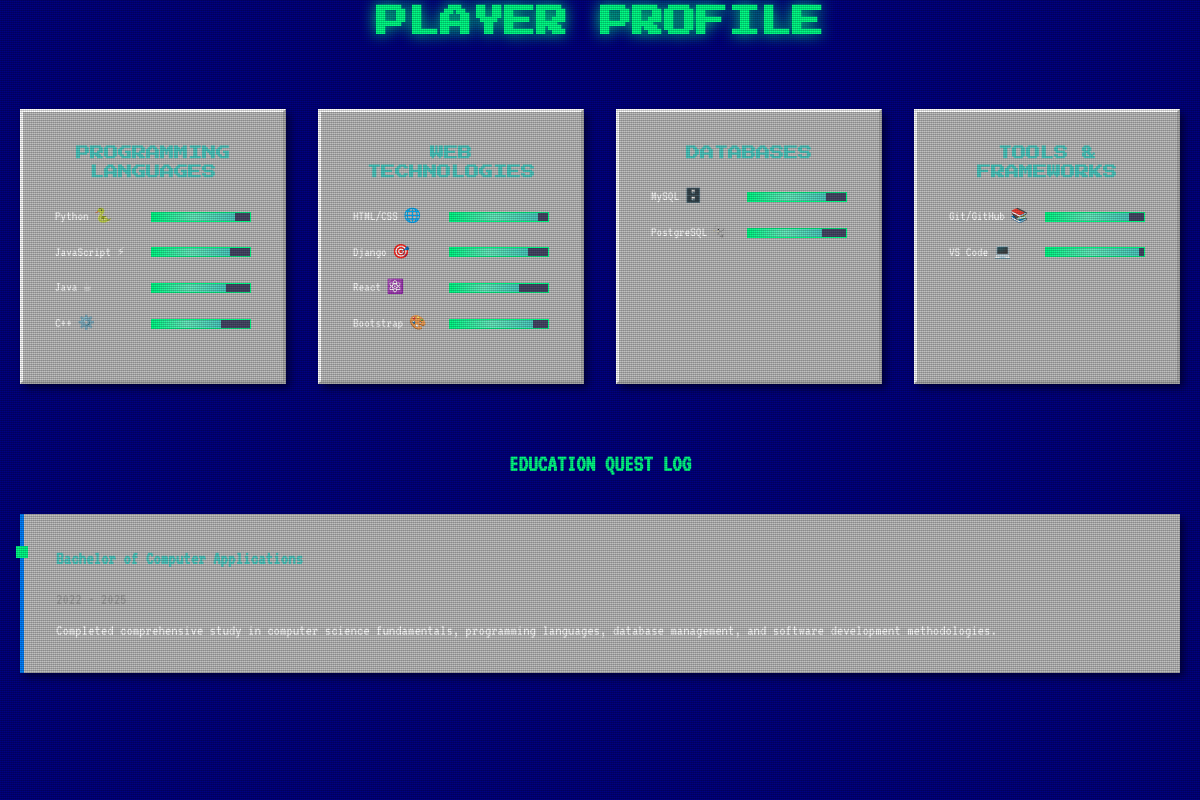
The page /about/ on the database its author committed.
### showcase/models.py (models this page shows, shortened)
class Skill(models.Model):
    SKILL_CATEGORIES = [
        ('programming', 'Programming Languages'),
        ('web', 'Web Technologies'),
        ('database', 'Database'),
        ('tools', 'Tools & Frameworks'),
    ]
    name = models.CharField(max_length=100)
    category = models.CharField(max_length=20, choices=SKILL_CATEGORIES)
    proficiency = models.IntegerField(help_text="1-100 for progress bar")
    icon = models.CharField(max_length=100, help_text="CSS class or emoji")

class Education(models.Model):
    degree = models.CharField(max_length=200)
    institution = models.CharField(max_length=200)
    start_year = models.IntegerField()
    end_year = models.IntegerField()
    percentage = models.FloatField(help_text="For XP bar display")
    description = models.TextField(blank=True)
    class Meta:
        ordering = ['-end_year']

### pages/views.py (the view)
# urls.py: path('about/', views.about, name='about'),
def about(request):
    skills = Skill.objects.all()
    education = Education.objects.all()
    profile = Profile.objects.first()
    social_links = SocialLink.objects.filter(visible=True).order_by("order", "name")
    context = {
        'skills': skills,
        'education': education,
        'profile': profile,
        'social_links': social_links,
    }
    return render(request, 'pages/about.html', context)

### pages/templates/pages/about.html (shortened to what this page needs)
<!DOCTYPE html>
<html lang="en">
<head>
<section class="profile-section">
    <div class="container">
        <div class="profile-header">
            <h1 class="profile-title typewriter" data-text="PLAYER PROFILE">PLAYER PROFILE</h1>
        </div>
        <div class="skills-grid">
            <div class="skill-category pixel-card">
                <h3>PROGRAMMING LANGUAGES</h3>
                {% for skill in skills %}
                    {% if skill.category == "programming" %}
                    <div class="skill-item">
                        <span>{{ skill.name }} {{ skill.icon }}</span>
                        <div class="skill-bar">
                            <div class="skill-fill" style="width: {{ skill.proficiency }}%"></div>
                        </div>
                    </div>
                    {% endif %}
                {% endfor %}
            </div>
            <div class="skill-category pixel-card">
                <h3>WEB TECHNOLOGIES</h3>
                {% for skill in skills %}
                    {% if skill.category == "web" %}
                    <div class="skill-item">
                        <span>{{ skill.name }} {{ skill.icon }}</span>
                        <div class="skill-bar">
                            <div class="skill-fill" style="width: {{ skill.proficiency }}%"></div>
                        </div>
                    </div>
                    {% endif %}
                {% endfor %}
            </div>
            <div class="skill-category pixel-card">
                <h3>DATABASES</h3>
                {% for skill in skills %}
                    {% if skill.category == "database" %}
                    <div class="skill-item">
                        <span>{{ skill.name }} {{ skill.icon }}</span>
                        <div class="skill-bar">
                            <div class="skill-fill" style="width: {{ skill.proficiency }}%"></div>
                        </div>
                    </div>
                    {% endif %}
                {% endfor %}
            </div>
            <div class="skill-category pixel-card">
                <h3>TOOLS & FRAMEWORKS</h3>
                {% for skill in skills %}
                    {% if skill.category == "tools" %}
                    <div class="skill-item">
                        <span>{{ skill.name }} {{ skill.icon }}</span>
                        <div class="skill-bar">
                            <div class="skill-fill" style="width: {{ skill.proficiency }}%"></div>
                        </div>
                    </div>
                    {% endif %}
                {% endfor %}
            </div>
        </div>
        <div class="education-timeline">
            <h2 class="pixel-font" style="text-align: center; margin-bottom: 2rem; color: var(--pixel-primary);">EDUCATION QUEST LOG</h2>
            {% for edu in education %}
            <div class="timeline-item pixel-card">
                <h3 class="pixel-font" style="color: var(--pixel-accent); margin-bottom: 1rem;">{{ edu.degree }}</h3>
                <p style="color: var(--pixel-text-dim); margin-bottom: 0.5rem;">{{ edu.start_year }} - {{ edu.end_year }}</p>
                <p>{{ edu.description }}</p>
            </div>
            {% endfor %}
        </div>
    </div>
</section>
</body>
</html>

### pages/templates/pages/about.html (style rules this page uses)
:root { --retro-bg: #0a0a0a; --retro-desktop: #000080; --retro-taskbar: #c0c0c0; --retro-window: #c0c0c0; --retro-border: #808080; --retro-text: #000000; --retro-highlight: #ffffff; --retro-shadow: #404040; --retro-accent: #00ff00; --retro-error: #ff0000; --retro-warning: #ffff00; --retro-info: #0080ff; --pixel-primary: #00ff88; --pixel-secondary: #ff6b6b; --pixel-accent: #4ecdc4; --pixel-warning: #ffd73d; --pixel-success: #51cf66; --pixel-info: #339af0; --pixel-border: #4a4a6a; --pixel-text-dim: #a0a0a0; --pixel-dark: #1a1a2e; --transition-fast: 0.1s ease; --transition-normal: 0.2s ease; --transition-slow: 0.4s ease; }
* { margin: 0; padding: 0; box-sizing: border-box; }
.container { max-width: 1200px; margin: 0 auto; padding: 0 20px; }
.profile-header { text-align: center; margin-bottom: 4rem; }
.profile-title { font-family: 'Press Start 2P', monospace; font-size: 2rem; color: var(--pixel-primary); margin-bottom: 1rem; text-shadow: 0 0 15px var(--pixel-primary); }
.skills-grid { display: grid; grid-template-columns: repeat(auto-fit, minmax(250px, 1fr)); gap: 2rem; margin-bottom: 4rem; }
.skill-category { background: var(--retro-window); padding: 2rem; border: 3px outset var(--retro-highlight); transition: all 0.3s ease; box-shadow: 4px 4px 8px rgba(0,0,0,0.5); }
.skill-category h3 { font-family: 'Press Start 2P', monospace; font-size: 14px; color: var(--pixel-accent); margin-bottom: 1.5rem; text-align: center; }
.skill-item { display: flex; justify-content: space-between; align-items: center; margin-bottom: 1rem; font-size: 14px; }
.skill-bar { width: 100px; height: 10px; background: var(--pixel-border); border: 1px solid var(--pixel-primary); position: relative; overflow: hidden; }
.skill-fill { height: 100%; background: linear-gradient(90deg, var(--pixel-primary), var(--pixel-accent)); transition: width 2s ease-out; position: relative; }
.skill-fill::after { content: ''; position: absolute; top: 0; left: 0; right: 0; bottom: 0; background: linear-gradient(90deg, transparent, rgba(255,255,255,0.3), transparent); animation: shimmer 2s infinite; }
.education-timeline { position: relative; margin: 3rem 0; }
.timeline-item { background: var(--retro-window); padding: 2rem; border-left: 4px solid var(--retro-info); margin-bottom: 2rem; position: relative; box-shadow: 4px 4px 8px rgba(0,0,0,0.5); }
.timeline-item::before { content: ''; position: absolute; left: -8px; top: 2rem; width: 12px; height: 12px; background: var(--pixel-primary); border: 2px solid var(--pixel-bg); }

### rows shown on the page
Skill: name "Python", icon "🐍", proficiency 85 (drawn)
Skill: name "JavaScript", icon "⚡", proficiency 80 (drawn)
Skill: name "Java", icon "☕", proficiency 75 (drawn)
Skill: name "C++", icon "⚙️", proficiency 70 (drawn)
Skill: name "HTML/CSS", icon "🌐", proficiency 90 (drawn)
Skill: name "Django", icon "🎯", proficiency 80 (drawn)
Skill: name "React", icon "⚛️", proficiency 70 (drawn)
Skill: name "Bootstrap", icon "🎨", proficiency 85 (drawn)
Skill: name "MySQL", icon "🗄️", proficiency 80 (drawn)
Skill: name "PostgreSQL", icon "🐘", proficiency 75 (drawn)
Skill: name "Git/GitHub", icon "📚", proficiency 85 (drawn)
Skill: name "VS Code", icon "💻", proficiency 95 (drawn)
Education: degree "Bachelor of Computer Applications", start_year "2022", end_year "2025", description "Completed comprehensive study in computer science fundamentals, programming languages, database management, and software development methodologies."
